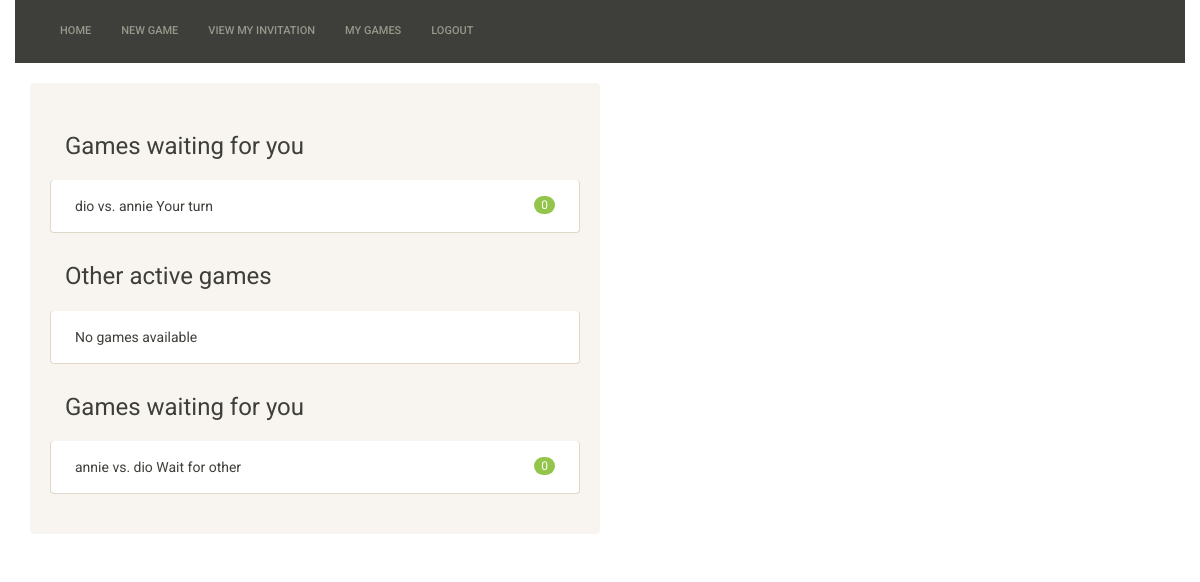
/user/ (signed in), run on an earlier commit of the app's database.
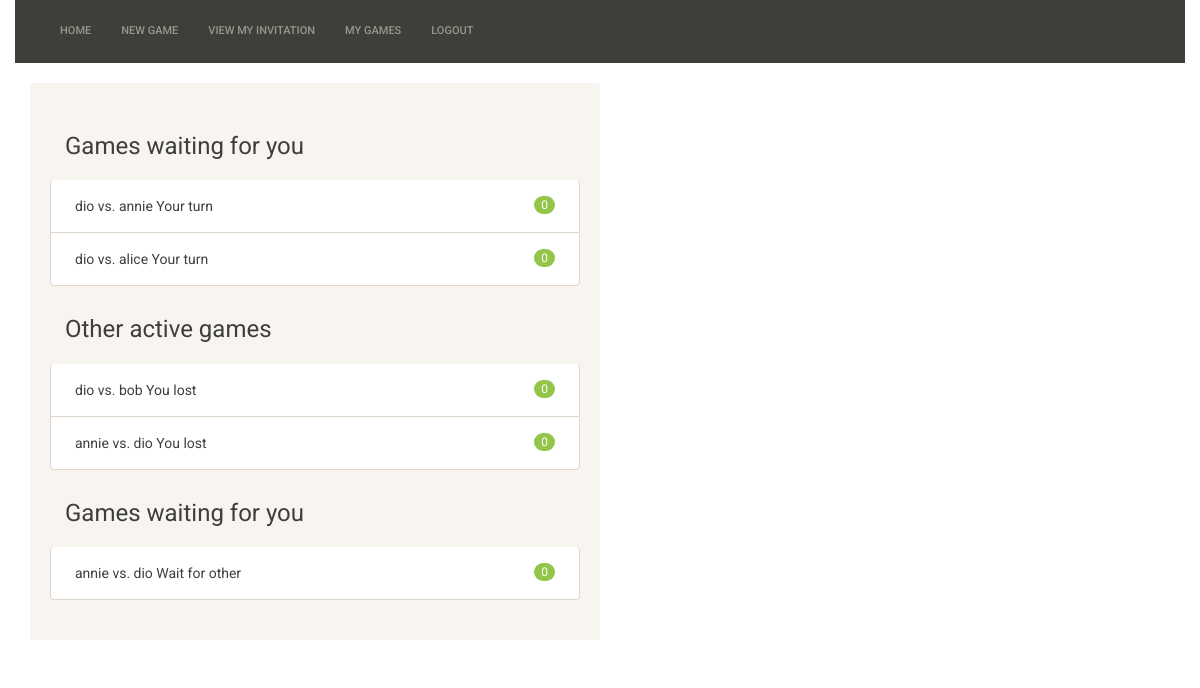
And on a later commit of the database.
### tictactoe/models.py (models this page shows)
class Game(models.Model):
    first_player = models.ForeignKey(User, related_name="game_first_player")
    second_player = models.ForeignKey(User, related_name="game_second_player")
    next_to_move = models.ForeignKey(User, related_name="games_to_move")
    start_time = models.DateTimeField(auto_now_add=True)
    last_active = models.DateTimeField(auto_now=True)
    status = models.CharField(max_length=1, default='A', choices=GAME_STATUS_CHOICES)
    objects = GamesManager()
    def __str__(self):
        return "{0} vs. {1}".format(self.first_player, self.second_player)

### user/views.py (the view)
# urls.py: url(r'^user/', user_views.home, name="user_home"),
@login_required
def home(request):
    my_games = Game.objects.games_for_user(request.user)
    active_games = my_games.filter(status="A")
    finished_games = my_games.exclude(status="A")
    waiting_games = active_games.filter(next_to_move=request.user)
    other_games = active_games.exclude(next_to_move=request.user)
    context = {
        'other_games': other_games,
        'waiting_games': waiting_games,
        'finished_games': finished_games
    }
    return render(request, "user/home.html", context)

### tictactoe/models.py (called while the page is built)
    def games_for_user(self, user):
        return super(GamesManager, self).get_queryset().filter(
            Q(first_player_id=user.id) | Q(second_player_id=user.id))

### user/templates/user/home.html (shortened to what this page needs)
{% extends "base.html" %}
{% block content %}
<div class="well col-md-6">
    {% include "tictactoe/game_list_snippet.html" with header="Games waiting for you" games_list=waiting_games %}
    {% include "tictactoe/game_list_snippet.html" with header="Other active games" games_list=finished_games %}
    {% include "tictactoe/game_list_snippet.html" with header="Games waiting for you" games_list=other_games %}
</div>
{% endblock content%}

### tictactoe/templates/tictactoe/game_list_snippet.html
<h3 class="panel-heading"> {{ header }}</h3>
<div class="list-group">
    {% for game in games_list %}
        <a class="list-group-item" href="#">
            {{ game }}
            {% if game.status == "A" %}
                {% if game.next_to_move == user %} Your turn {% else %} Wait for other {% endif %}
            {% elif game.status == "D" %}
                Draw
            {% elif game.status == "F" and user == game.first_player %}
                You won
            {% elif game.status == "S" and user == game.second_player %}
                You won
            {% else %}
                You lost
            {% endif %}
            <span class="badge">{{ game.move_set.count }}</span>
        </a>
        {% empty %}
        <span class="list-group-item">No games available</span>
    {% endfor %}
</div>

What changed in the data, as far as the page shows it:
added Game: first_player+second_player "dio vs. alice", status "Your turn", move_set.count "0"
added Game: first_player+second_player "dio vs. bob", status "You lost", move_set.count "0"
added Game: first_player+second_player "annie vs. dio", status "You lost", move_set.count "0"
Also different on the page:
text no longer shown: "No games available"
